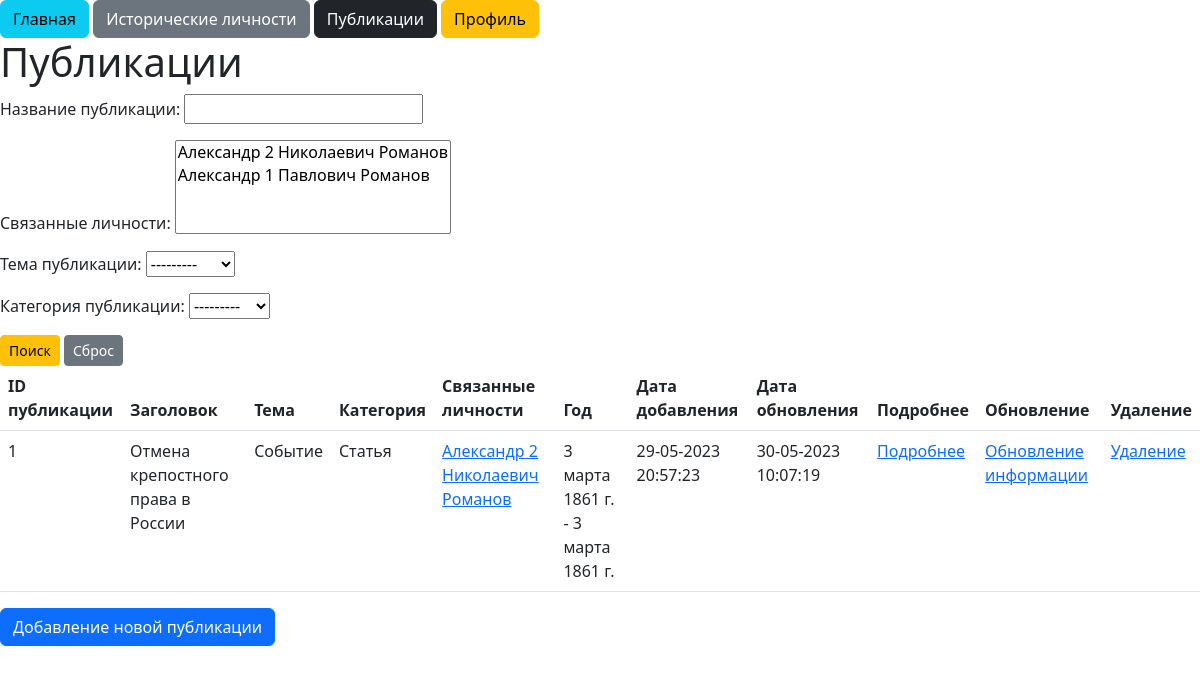
The app's page /publications/ (signed in), older data.
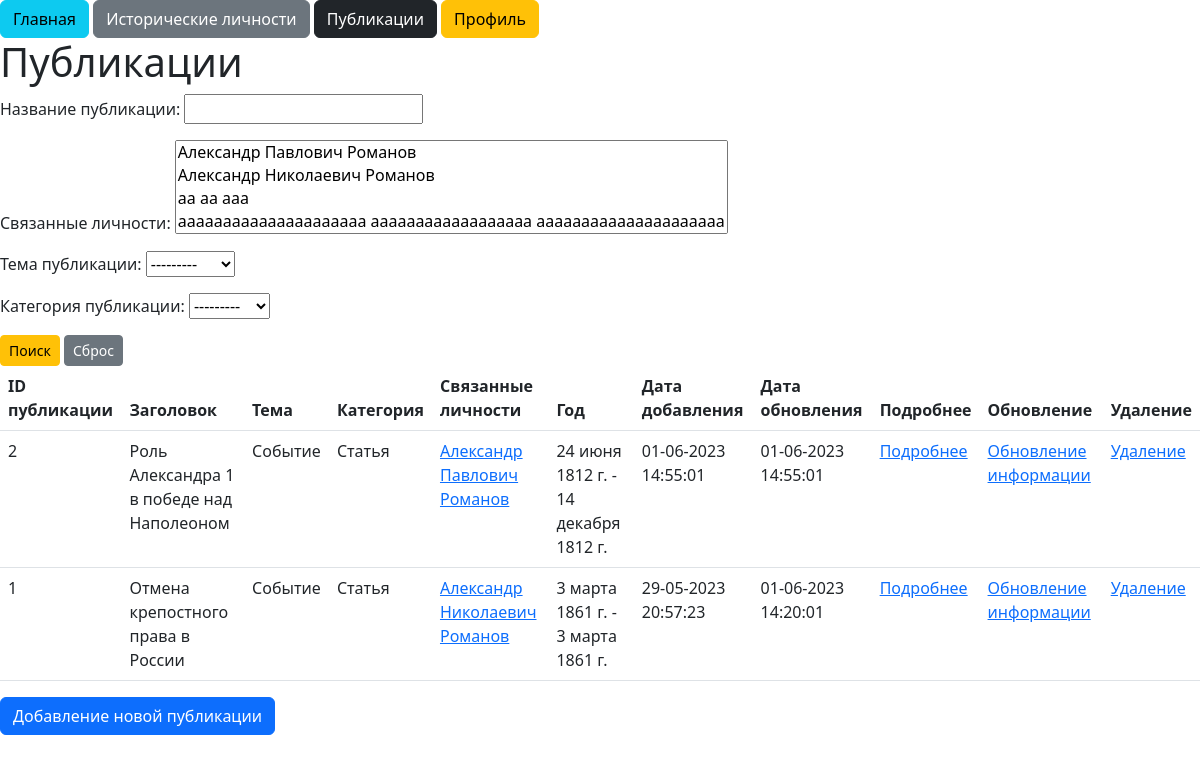
The same page, newer data.
### core/models.py (models this page shows, shortened)
class Publication(models.Model):
    title = models.CharField(max_length=255, verbose_name='Название публикации')
    content = models.TextField(verbose_name='Текст публикации', )
    theme = models.ForeignKey(Themes, on_delete=models.PROTECT, verbose_name='Тема публикации',
                              related_name='publication', )
    category = models.ForeignKey(Categories, on_delete=models.PROTECT, verbose_name='Категория публикации',
                                 related_name='publication', )
    person = models.ManyToManyField(Person, verbose_name='Связанные личности',
                                    related_name='publication', )
    year_start = models.DateField(verbose_name='Дата начала события или первого появления вещи', )
    year_end = models.DateField(verbose_name='Дата окончания события', )
    time_publish = models.DateTimeField(auto_now_add=True, verbose_name='Дата публикации', )
    time_update = models.DateTimeField(auto_now=True, verbose_name='Дата обновления', )
    photo = models.ImageField(upload_to='photos/%Y/%m/%d/', verbose_name='Фото события или вещи', blank=True, )
    is_published = models.BooleanField(default=True, )
    class Meta:
        ordering = ["-time_publish"]
        verbose_name = "Публикация"

class Themes(models.Model):
    name = models.CharField(max_length=255, verbose_name='Название темы', )
    def __str__(self):
        return self.name
    class Meta:
        verbose_name = "Темы публикаций"

class Categories(models.Model):
    name = models.CharField(max_length=255, verbose_name='Название категории', )
    def __str__(self):
        return self.name
    class Meta:
        verbose_name = "Категории публикаций"

class Person(models.Model):
    surname = models.CharField(max_length=255, verbose_name='Фамилия', )
    name = models.CharField(max_length=255, verbose_name='Имя', )
    patronymic = models.CharField(max_length=255, verbose_name='Отчество', blank=True, )
    birthday = models.DateField(verbose_name='Дата рождения', null=True, )
    deathday = models.DateField(verbose_name='Дата смерти', blank=True, null=True)
    photo = models.ImageField(upload_to='photos/%Y/%m/%d/', verbose_name='Фотография личности', blank=True, )
    bio = models.TextField(verbose_name='Текст публикации', blank=True, )
    time_publish = models.DateTimeField(auto_now_add=True, verbose_name='Дата публикации', null=True, )
    time_update = models.DateTimeField(auto_now=True, verbose_name='Дата обновления', null=True, )
    def __str__(self):
        return f'{self.name} {self.patronymic} {self.surname}'
    class Meta:
        ordering = ["surname"]
        verbose_name = "Историческая личность"

### core/views.py (the view)
# urls.py: path('publications/', views.PublicationList.as_view(), name='publications'),
class PublicationList(TitleMixin, ListView):
    model = models.Publication
    template_name = 'core/publication_list.html'
    context_object_name = 'publications'
    title = 'Все публикации'
    def get_filters(self):
        return filters.PublicationSearch(self.request.GET)
    def get_queryset(self):
        return self.get_filters().qs
    def get_context_data(self, **kwargs):
        context = super().get_context_data(**kwargs)
        context['filter'] = self.get_filters()
        return context

### core/datatools/index.py (called while the page is built)
    def get_title(self):
        return self.title

    def get_context_data(self, **kwargs):
        context = super().get_context_data(**kwargs)
        context["title"] = self.get_title()
        return context

### core/templates/core/publication_list.html (shortened to what this page needs)
{% extends 'core/base.html' %}
{% block content %}
    {% if request.user.is_authenticated %}
        <h1>Публикации</h1>
        <form method="GET">
            {{ filter.form.as_p }}
            <button class="btn btn-warning btn-sm" type="submit" role="button">Поиск</button>
            <a class="btn btn-secondary btn-sm" href="{% url 'core:publications' %}" role="button">Сброс</a>
        </form>
        <table class="table">
            <thead>
            <tr>
                <th scope="col">ID публикации</th>
                <th scope="col">Заголовок</th>
                <th scope="col">Тема</th>
                <th scope="col">Категория</th>
                <th scope="col">Связанные личности</th>
                <th scope="col">Год</th>
                <th scope="col">Дата добавления</th>
                <th scope="col">Дата обновления</th>
                <th scope="col">Подробнее</th>
                {% if request.user.is_superuser %}
                    <th scope="col">Обновление</th>
                    <th scope="col">Удаление</th>
                {% endif %}
            </tr>
            </thead>
            {% for publication in publications %}
                <tbody>
                <tr>
                    <td>{{ publication.pk }}</td>
                    <td>{{ publication.title }}</td>
                    <td>{{ publication.theme.name.title }}</td>
                    <td>{{ publication.category.name.title }}</td>
                    {% for person in publication.person.all %}
                        <td><a href="{% url 'core:person_detail' person.pk %}" role="button"> {{ person }}</a></td>
                    {% empty %}
                        <td>Связанных личностей нет</td>
                    {% endfor %}
                    <td>{{ publication.year_start }} - {{ publication.year_end }}</td>
                    <td>{{ publication.time_publish|date:"d-m-Y H:i:s" }}</td>
                    <td>{{ publication.time_update|date:"d-m-Y H:i:s" }}</td>
                    <td><a href="{% url 'core:publication_detail' publication.pk %}" role="button">Подробнее</a></td>
                    {% if request.user.is_superuser %}
                        <td><a href="{% url 'core:publication_update' publication.pk %}" role="button">Обновление
                            информации</a></td>
                        <td><a href="{% url 'core:publication_delete' publication.pk %}" role="button">Удаление</a>
                        </td>
                    {% endif %}
                </tr>
                </tbody>
            {% empty %}
                <h3>Список пуст</h3>
            {% endfor %}
        </table>
        {% if request.user.is_superuser %}
            <a class="btn btn-primary" href="{% url 'core:publication_create' %}" role="button">Добавление новой
                публикации</a>
        {% endif %}
    {% endif %}
{% endblock %}

### core/templates/core/base.html (shortened to what this page needs)
{% load static %}
<!doctype html>
<html lang="en">
<head>
    <link href="https://cdn.jsdelivr.net/npm/bootstrap@5.3.0-alpha3/dist/css/bootstrap.min.css" rel="stylesheet"
>
</head>
<body>
{% if request.user.is_authenticated %}
    <a class="btn btn-info" href="{% url 'core:main' %}" role="button">Главная</a>
    <a class="btn btn-secondary" href="{% url 'core:persons' %}" role="button">Исторические личности</a>
    <a class="btn btn-dark" href="{% url 'core:publications' %}" role="button">Публикации</a>
    <a class="btn btn-warning" href="{% url 'core:user_update' %}" role="button">Профиль</a>
{% endif %}
{% block content %}
{% endblock %}
</body>
</html>

Row changes from the older to the newer data that the page shows:
removed Person: name+patronymic+surname "Александр 2 Николаевич Романов", shown under Publication "Отмена крепостного права в России"
added Publication: pk "2", title "Роль Александра 1 в победе над Наполеоном", theme.name "Событие", category.name "Статья", year_start "24 июня 1812 г.", year_end "14 декабря 1812 г.", time_publish "01-06-2023 14:55:01", time_update "01-06-2023 14:55:01"
now on this page (row edited): Person: name+patronymic+surname "Александр Павлович Романов", shown under "2"
changed Person: name "Александр 1" → "Александр" (drawn)
changed Publication "Отмена крепостного права в России": time_update "30-05-2023 10:07:19" → "01-06-2023 14:20:01"
added Person: name+patronymic+surname "Александр Николаевич Романов", shown under Publication "Отмена крепостного права в России"
Text that changed along with them:
form field person: "Александр 2 Николаевич Романов / Александр 1 Павлович Романов" → "Александр Павлович Романов / Александр Николаевич Романов / аа аа ааа / ааааааааааааааааааааа аааааааааааааааааа ааааааааааааааааааааа"
